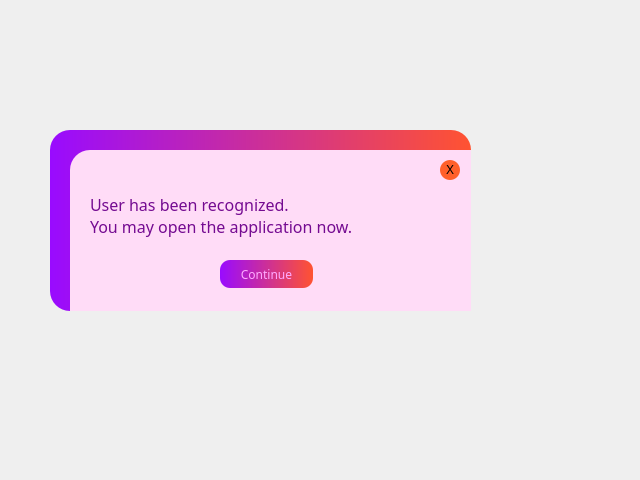
<?xml version="1.0" encoding="UTF-8"?>
<ui version="4.0">
 <class>Form</class>
 <widget class="QWidget" name="Form">
  <property name="geometry">
   <rect>
    <x>0</x>
    <y>0</y>
    <width>640</width>
    <height>480</height>
   </rect>
  </property>
  <property name="font">
   <font>
    <weight>50</weight>
    <bold>false</bold>
   </font>
  </property>
  <property name="windowTitle">
   <string>Form</string>
  </property>
  <property name="styleSheet">
   <string notr="true"/>
  </property>
  <widget class="QWidget" name="widget" native="true">
   <property name="geometry">
    <rect>
     <x>50</x>
     <y>130</y>
     <width>421</width>
     <height>181</height>
    </rect>
   </property>
   <property name="styleSheet">
    <string notr="true">border-radius: 20px;
background-color:qlineargradient(spread:pad, x1:0, y1:0, x2:1, y2:0, stop:0 rgb(153, 11, 255), stop:1 rgb(255, 83, 49))</string>
   </property>
   <widget class="QWidget" name="widget_2" native="true">
    <property name="geometry">
     <rect>
      <x>20</x>
      <y>20</y>
      <width>421</width>
      <height>191</height>
     </rect>
    </property>
    <property name="styleSheet">
     <string notr="true">background-color:rgb(255, 220, 247)</string>
    </property>
    <widget class="QLabel" name="label">
     <property name="geometry">
      <rect>
       <x>20</x>
       <y>30</y>
       <width>361</width>
       <height>71</height>
      </rect>
     </property>
     <property name="font">
      <font>
       <family>Bahnschrift</family>
       <pointsize>12</pointsize>
      </font>
     </property>
     <property name="styleSheet">
      <string notr="true">color:rgb(116, 11, 145)</string>
     </property>
     <property name="text">
      <string>User has been recognized.
You may open the application now.</string>
     </property>
    </widget>
    <widget class="QPushButton" name="pushButton">
     <property name="geometry">
      <rect>
       <x>370</x>
       <y>10</y>
       <width>20</width>
       <height>20</height>
      </rect>
     </property>
     <property name="styleSheet">
      <string notr="true">border-radius: 10px;
background-color:rgb(255, 96, 43)</string>
     </property>
     <property name="text">
      <string>X</string>
     </property>
    </widget>
    <widget class="QPushButton" name="pushButton_2">
     <property name="geometry">
      <rect>
       <x>150</x>
       <y>110</y>
       <width>93</width>
       <height>28</height>
      </rect>
     </property>
     <property name="font">
      <font>
       <family>Bahnschrift</family>
       <pointsize>9</pointsize>
       <weight>50</weight>
       <bold>false</bold>
      </font>
     </property>
     <property name="styleSheet">
      <string notr="true">border-radius: 10px;
background-color:qlineargradient(spread:pad, x1:0, y1:0, x2:1, y2:0, stop:0 rgb(153, 11, 255), stop:1 rgb(255, 83, 49));
color:rgb(255, 170, 255)</string>
     </property>
     <property name="text">
      <string>Continue</string>
     </property>
    </widget>
   </widget>
  </widget>
 </widget>
 <resources/>
 <connections/>
</ui>
